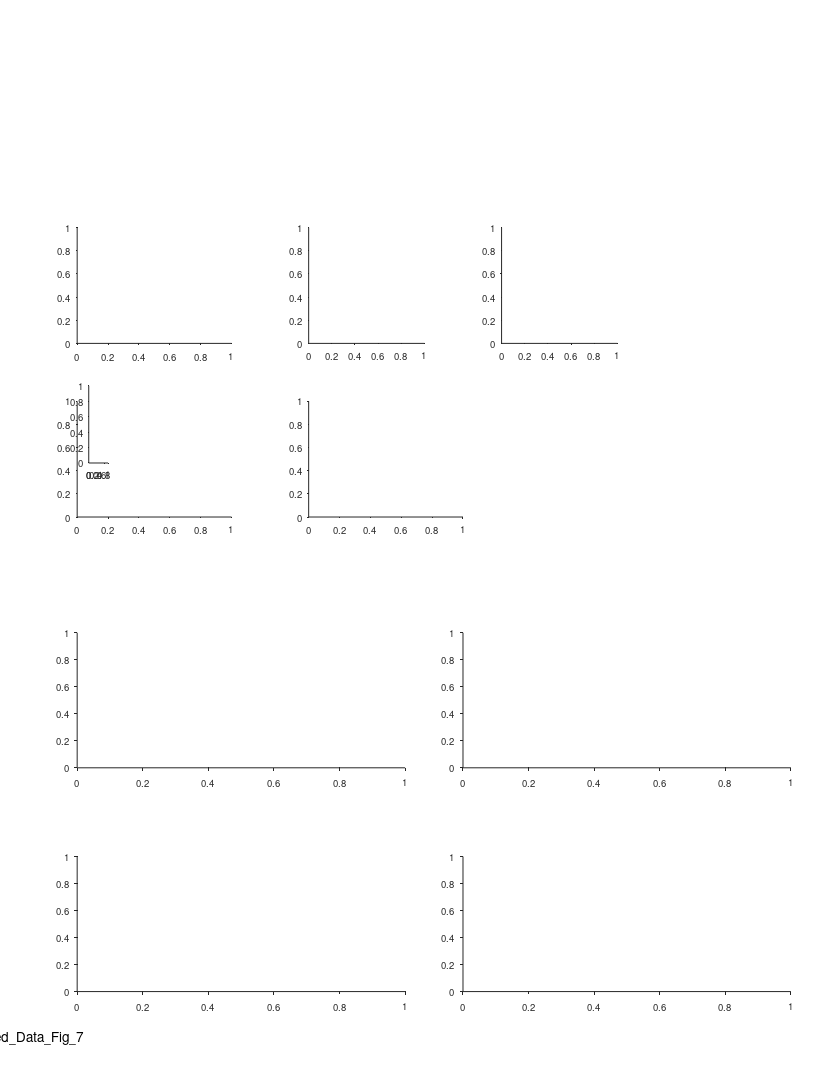

Write the MATLAB code that produced this figure. (Note: this script raises an error after producing the figure.)
%% Replay - Fig supp 7 - reverse/forward + future+past + takeoff/landing/midair + ball1/ball2
%%
clear 
clc
close all

%% data options 
params_opt = 11; % decoding opt 
% params_opt = 21; % decoding opt (random walk = fixed speed)

%% plotting options

%% graphics params
TakeLandCategoriesOrder = {
    'Takeoff'
    'Mid-air'
    'Landing'};
ForRevCategoriesOrder = {
    'Forward'
    'Reverse'};
PastFutureCategoriesOrder = {
    'Past'
    'Future'};

hist_style = 'stairs';
% hist_style = 'bar';
switch hist_style 
    case 'stairs'
        hist_color_prop = 'EdgeColor';
    case 'bar'
        hist_color_prop = 'FaceColor';
end


%% define output files
res_dir =  'L:\paper_replay\figures';
mkdir(res_dir)
fig_name_str = 'Extended_Data_Fig_7';
fig_caption_str = ' ';
log_name_str = [fig_name_str '_log_file' '.txt'];
log_name_str = strrep(log_name_str , ':', '-');
log_name_str = strrep(log_name_str , ' ', '_');
log_name_out = fullfile(res_dir, log_name_str);

%% open log file
diary off
diary(log_name_out)
diary on
disp('Log file');
disp(['created: ', datestr(clock)]);
disp('======================================================');
disp([fig_name_str ':' fig_caption_str]);   
disp('======================================================');
disp('');

%% create figure
% figure_size_cm = [21.0 29.7]; % ~A4
figure_size_cm = [21.6 27.9]; % ~US letter
close all
fig = figure;
% Some WYSIWYG options:
set(gcf,'DefaultAxesFontSize',7);
set(gcf,'DefaultAxesFontName','helvetica');
set(gcf,'DefaultAxesUnits','centimeters');
set(gcf,'PaperType','usletter')
% set(gcf,'PaperType','<custom>');
set(gcf,'PaperUnits','centimeters','PaperPosition',[0 0 figure_size_cm]);
set(gcf,'PaperOrientation','portrait');
set(gcf,'Units','centimeters','Position',get(gcf,'paperPosition')+[0 0 0 0]); % position on screen...
set(gcf, 'Renderer', 'painters');
% set(gcf, 'color', 'none');
set(groot, 'defaultAxesColor','None')
set(groot, 'defaultAxesTickDir', 'out');
set(groot,  'defaultAxesTickDirMode', 'manual');
annotation('textbox', [0.5 1 0 0], 'String',fig_name_str, 'HorizontalAlignment','center','Interpreter','none', 'FitBoxToText','on');

% create panels
clear panels
panels{1}(1) = axes('position', [2  19 4 3]);
panels{2}(1) = axes('position', [8  19 3 3]);
panels{3}(1) = axes('position', [13 19 3 3]);
panels{4}(1) = axes('position', [2 14.5 4 3]);
panels{4}(2) = axes('position', [2 14.5 .5 2]+[.3 1.4 0 0]);
panels{5}(1) = axes('position', [8 14.5 4 3]);

w = 8.5;
h = 3.5;
x = [2 12];
y = [8 2.2];
panels{6}(1,1) = axes('position', [x(1) y(1) w h]);
panels{6}(1,2) = axes('position', [x(2) y(1) w h]);
panels{6}(2,1) = axes('position', [x(1) y(2) w h]);
panels{6}(2,2) = axes('position', [x(2) y(2) w h]);

sdf = cellfun(@(x)x(:)', panels, 'UniformOutput', false);
sdf = [sdf{:}];
total_offset = [0 2.5];
for ii = 1:length(sdf)
    sdf(ii).Position([1 2]) = sdf(ii).Position([1 2]) + total_offset;
end

%% load data
if ~exist('events','var')

[exp_list,T] = decoding_get_inclusion_list();
T = T(exp_list,:);
clear exp_list
groupsummary(T,'bat_num')
if exist('bats_to_include','var')
    T = groupfilter(T,"bat_num",@(x)ismember(x,bats_to_include),'bat_num');
end
bats = unique(T.bat_num)

events = {};
for ii_exp = 1:height(T)
    % load exp data
    exp_ID = T.exp_ID{ii_exp};
    exp = exp_load_data(exp_ID,'details','rest');
    epoch_type = 'rest';
    [events_session, params] = decoding_load_events_quantification(exp_ID, epoch_type, params_opt, 'posterior');
    [~, TF] = decoding_apply_seq_inclusion_criteria([events_session.seq_model]);
    events_session(~TF) = [];
    if isempty(events_session)
        continue;
    end
    % assign resting ball num
    X = [exp.rest.events.start_ts];
    V = [exp.rest.events.ball_num];
    Xq = [events_session.peak_ts];
    [events_session.ball_num] = disperse( interp1(X, V, Xq, 'previous','extrap') );
    events{ii_exp} = events_session;
end
T.nEvents = cellfun(@length,events)';
sortrows( groupsummary(T,'bat_num',["median","mean","max","sum"],"nEvents"),"sum_nEvents", 'descend')
events = [events{:}];
seqs = [events.seq_model];
end

%% classify seq as forward / reverse 
gForRev = categorical([seqs.forward],[true false],{'Forward','Reverse'})';
gForRev = categorical(gForRev,ForRevCategoriesOrder);
nFor = sum(gForRev=='Forward');
nRev = sum(gForRev=='Reverse');
ForRev_binom_pval = myBinomTest(nFor,length(gForRev),0.5,'two');
disp('Comparing Forward vs. Reverse')
fprintf('Forward: n=%d, Reverse: n=%d, ratio=%.2g\n',nFor,nRev, nFor/nRev);
fprintf('Binomial test (two-sided), p=%.2g\n', ForRev_binom_pval);

%% classify seq as Takeoff / Landing (or non of them)
thr = 0.05;
gTakeLand = classify_replay_landing_takeoff_other(seqs,thr);
gTakeLand = categorical(gTakeLand,TakeLandCategoriesOrder);
nTakeoff = sum(gTakeLand=='Takeoff');
nLanding = sum(gTakeLand=='Landing');
nTakeoffLanding = nTakeoff + nLanding;
TakeLand_binom_pval = myBinomTest(nLanding,nTakeoffLanding,0.5,'two');
disp('Comparing Landing vs. takeoff')
fprintf('Landing: n=%d, Takeoff: n=%d, ratio=%.2g\n',nLanding,nTakeoff, nLanding/nTakeoff);
fprintf('Binomial test (two-sided), p=%.2g\n',TakeLand_binom_pval);

%% classify seq as (immediate) past / future
gPastFuture = categorical( ([events.ball_num] == 1 & [seqs.state_direction] == 1) | ...
                           ([events.ball_num] == 2 & [seqs.state_direction] == -1), ...
    [true false],{'Future','Past'})';
gPastFuture = categorical(gPastFuture,PastFutureCategoriesOrder);
nPast = sum(gPastFuture =='Past');
nFuture = sum(gPastFuture =='Future');
PastFuture_binom_pval = myBinomTest(nPast,length(gPastFuture),0.5,'two');
disp('Comparing (immediate) Past vs. Future')
fprintf('Past: n=%d, Future: n=%d, ratio=%.2g\n',nPast,nFuture, nPast/nFuture);
fprintf('Binomial test (two-sided), p=%.2g\n',PastFuture_binom_pval);


%% takeoff vs landing
axes(panels{1}(1))
cla
hold on
G = categorical(categories(gTakeLand));
gcounts = tabulate(gTakeLand);
counts = [gcounts{:,2}];
proportions = counts./sum(counts);
expectedProportion = [.05 .9 0.05];
p = myBinomTest(counts,sum(counts),expectedProportion,'two').*length(counts);
p(p==0)=realmin;
fprintf('\nboth balls: takeoff vs landing\n')
for ii = 1:length(p)
    fprintf('%s: P binom (two-sided) = %d\n',TakeLandCategoriesOrder{ii},p(ii));
end

xG = 1:length(G);
Y = proportions;
h=bar(xG,Y);
h.BarWidth = 0.75;
h.FaceColor = 0.5*[1 1 1];
hax=gca;
hax.XTick = xG;
hax.XTickLabel = TakeLandCategoriesOrder;
for ii = 1:length(G)
    x = ii+[-1 1].*h.BarWidth/2;
    y = expectedProportion(ii).*sum(Y);
    line(x, [y, y], 'Color', 'r', 'LineWidth', 2);
    x = ii;
    y = Y(ii)+0.001*max(Y);
%     text(x,y, "{\itP} < 10^{"+ceil(log10(p(ii)))+"}", horizontalAlignment = 'center',VerticalAlignment='bottom',FontSize=6);
    signifStr = genSignifStrAstricks(p(ii));
    str = {signifStr;"{\itn} = " + counts(ii)};
    text(x,y, str, horizontalAlignment = 'center',VerticalAlignment='bottom',FontSize=8);
end
% xlabel('Replay speed (m/s)', 'Units','normalized', 'Position',[0.5 -0.12]);
ylabel('Fraction', 'Units','normalized', 'Position',[-0.18 .5]);
hax=gca;
hax.TickLength(1) = [0.025];
hax.XRuler.TickLabelGapOffset = -1;
hax.YRuler.TickLabelGapOffset = 0;
hax.XLim = [min(xG) max(xG)] + [-1 1].*0.5;


%% takeoff vs landing - separated by balls
% for ii_ball = 1:2
% axes(panels{4}(ii_ball))
% cla
% hold on
% 
% events_ball_IX = [events.ball_num] == ii_ball;
% gTakeLand_by_ball = gTakeLand(events_ball_IX);
% G = categorical(categories(gTakeLand_by_ball));
% gcounts = tabulate(gTakeLand_by_ball);
% counts = [gcounts{:,2}];
% proportions = counts./sum(counts);
% expectedProportion = [.05 .9 0.05];
% expectedCounts = expectedProportion .* sum(counts);
% p = myBinomTest(counts,sum(counts),expectedProportion,'two').*length(counts);
% p(p==0)=realmin;
% xG = 1:length(G);
% 
% Y = proportions;
% h=bar(xG,Y);
% h.BarWidth = 0.75;
% h.FaceColor = 0.5*[1 1 1];
% hax=gca;
% hax.XTick = xG;
% hax.XTickLabel = TakeLandCategoriesOrder;
% for ii = 1:length(G)
%     x = ii+[-1 1].*h.BarWidth/2;
%     y = expectedProportion(ii).*sum(Y);
%     line(x, [y, y], 'Color', 'r', 'LineWidth', 2);
%     x = ii;
%     y = Y(ii)+0.001*max(Y);
% %     text(x,y, "{\itP} < 10^{"+ceil(log10(p(ii)))+"}", horizontalAlignment = 'center',VerticalAlignment='bottom',FontSize=6);
%     signifStr = genSignifStrAstricks(p(ii));
%     str = {signifStr;"{\itn} = " + counts(ii)};
%     text(x,y, str, horizontalAlignment = 'center',VerticalAlignment='bottom',FontSize=8);
% end
% % xlabel('Replay speed (m/s)', 'Units','normalized', 'Position',[0.5 -0.12]);
% ylabel('Fraction', 'Units','normalized', 'Position',[-0.2 .5]);
% hax=gca;
% hax.TickLength(1) = [0.025];
% hax.XRuler.TickLabelGapOffset = -1;
% hax.YRuler.TickLabelGapOffset = -1;
% hax.XLim = [min(xG) max(xG)] + [-1 1].*0.5;
% 
% end


%% Forward vs Reverse
axes(panels{3}(1))
cla
hold on
G = categorical(categories(gForRev));
gcounts = tabulate(gForRev);
counts = [gcounts{:,2}];
proportions = counts./sum(counts);
expectedProportion = [.5 .5];
expectedCounts = expectedProportion .* sum(counts);
p = myBinomTest(counts,sum(counts),expectedProportion,'two').*length(counts);
p(p==0)=realmin;
fprintf('\nboth balls: Forward vs Reverse\n')
for ii = 1:length(p)
    fprintf('%s: P binom (two-sided) = %d\n',ForRevCategoriesOrder{ii},p(ii));
end

xG = 1:length(G);
Y = proportions;
h=bar(xG,Y);
h.BarWidth = 0.75;
h.FaceColor = 0.5*[1 1 1];
hax=gca;
hax.XTick = xG;
hax.XTickLabel = ForRevCategoriesOrder;
for ii = 1:length(G)
    x = ii+[-1 1].*h.BarWidth/2;
    y = expectedProportion(ii).*sum(Y);
    line(x, [y, y], 'Color', 'r', 'LineWidth', 2);
    x = ii;
    y = Y(ii)+0.03*max(Y);
%     text(x,y, "{\itP} < 10^{"+ceil(log10(p(ii)))+"}", horizontalAlignment = 'center',VerticalAlignment='bottom',FontSize=6);
    signifStr = genSignifStrAstricks(p(ii));
    str = {signifStr;"{\itn} = " + counts(ii)};
    text(x,y, str, horizontalAlignment = 'center',VerticalAlignment='bottom',FontSize=8);
end
% xlabel('Replay speed (m/s)', 'Units','normalized', 'Position',[0.5 -0.12]);
ylabel('Fraction', 'Units','normalized', 'Position',[-0.2 .5]);
hax=gca;
hax.TickLength(1) = [0.025];
hax.XRuler.TickLabelGapOffset = -1;
hax.YRuler.TickLabelGapOffset = 0;
hax.XLim = [min(xG) max(xG)] + [-1 1].*0.5;
hax.YLim = [0 0.7];


%% Forward vs Reverse - separated by balls
% for ii_ball = 1:2
% axes(panels{5}(ii_ball))
% cla
% hold on
% 
% events_ball_IX = [events.ball_num] == ii_ball;
% gForRev_by_ball = gForRev(events_ball_IX);
% G = categorical(categories(gForRev_by_ball));
% gcounts = tabulate(gForRev_by_ball);
% counts = [gcounts{:,2}];
% proportions = counts./sum(counts);
% expectedProportion = [.5 .5];
% expectedCounts = expectedProportion .* sum(counts);
% p = myBinomTest(counts,sum(counts),expectedProportion,'two').*length(counts);
% p(p==0)=realmin;
% xG = 1:length(G);
% 
% Y = proportions;
% h=bar(xG,Y);
% h.BarWidth = 0.75;
% h.FaceColor = 0.5*[1 1 1];
% hax=gca;
% hax.XTick = xG;
% hax.XTickLabel = ForRevCategoriesOrder;
% for ii = 1:length(G)
%     x = ii+[-1 1].*h.BarWidth/2;
%     y = expectedProportion(ii).*sum(Y);
%     line(x, [y, y], 'Color', 'r', 'LineWidth', 2);
%     x = ii;
%     y = Y(ii)+0.001*max(Y);
% %     text(x,y, "{\itP} < 10^{"+ceil(log10(p(ii)))+"}", horizontalAlignment = 'center',VerticalAlignment='bottom',FontSize=6);
%     signifStr = genSignifStrAstricks(p(ii));
%     str = {signifStr;"{\itn} = " + counts(ii)};
%     text(x,y, str, horizontalAlignment = 'center',VerticalAlignment='bottom',FontSize=8);
% end
% % xlabel('Replay speed (m/s)', 'Units','normalized', 'Position',[0.5 -0.12]);
% ylabel('Fraction', 'Units','normalized', 'Position',[-0.2 .5]);
% hax=gca;
% hax.TickLength(1) = [0.025];
% hax.XRuler.TickLabelGapOffset = -1;
% hax.YRuler.TickLabelGapOffset = -1;
% hax.XLim = [min(xG) max(xG)] + [-1 1].*0.5;
% hax.YLim = [0 0.7];
% 
% end



%% Future vs Past
axes(panels{2}(1))
cla
hold on
G = categorical(categories(gPastFuture));
gcounts = tabulate(gPastFuture);
counts = [gcounts{:,2}];
proportions = counts./sum(counts);
expectedProportion = [.5 .5];
expectedCounts = expectedProportion .* sum(counts);
p = myBinomTest(counts,sum(counts),expectedProportion,'two').*length(counts);
p(p==0)=realmin;
fprintf('\nboth balls: Future vs Past\n')
for ii = 1:length(p)
    fprintf('%s: P binom (two-sided) = %d\n',PastFutureCategoriesOrder{ii},p(ii));
end

xG = 1:length(G);
Y = proportions;
h=bar(xG,Y);
h.BarWidth = 0.75;
h.FaceColor = 0.5*[1 1 1];
hax=gca;
hax.XTick = xG;
hax.XTickLabel = PastFutureCategoriesOrder;
for ii = 1:length(G)
    x = ii+[-1 1].*h.BarWidth/2;
    y = expectedProportion(ii).*sum(Y);
    line(x, [y, y], 'Color', 'r', 'LineWidth', 2);
    x = ii;
    y = Y(ii)+0.1*max(Y);
%     text(x,y, "{\itP} < 10^{"+ceil(log10(p(ii)))+"}", horizontalAlignment = 'center',VerticalAlignment='bottom',FontSize=6);
    signifStr = genSignifStrAstricks(p(ii));
    str = {signifStr;"{\itn} = " + counts(ii)};
    text(x,y, str, horizontalAlignment = 'center',VerticalAlignment='bottom',FontSize=8);
end
% xlabel('Replay speed (m/s)', 'Units','normalized', 'Position',[0.5 -0.12]);
ylabel('Fraction', 'Units','normalized', 'Position',[-0.2 .5]);
hax=gca;
hax.TickLength(1) = [0.025];
hax.XRuler.TickLabelGapOffset = -1;
hax.YRuler.TickLabelGapOffset = 0;
hax.XLim = [min(xG) max(xG)] + [-1 1].*0.5;
hax.YLim = [0 0.7];

%% Future vs Past - separated by balls
% for ii_ball = 1:2
% axes(panels{6}(ii_ball))
% cla
% hold on
% 
% events_ball_IX = [events.ball_num] == ii_ball;
% gPastFuture_by_ball = gPastFuture(events_ball_IX);
% G = categorical(categories(gPastFuture_by_ball));
% gcounts = tabulate(gPastFuture_by_ball);
% counts = [gcounts{:,2}];
% proportions = counts./sum(counts);
% expectedProportion = [.5 .5];
% expectedCounts = expectedProportion .* sum(counts);
% p = myBinomTest(counts,sum(counts),expectedProportion,'two').*length(counts);
% p(p==0)=realmin;
% xG = 1:length(G);
% 
% Y = proportions;
% h=bar(xG,Y);
% h.BarWidth = 0.75;
% h.FaceColor = 0.5*[1 1 1];
% hax=gca;
% hax.XTick = xG;
% hax.XTickLabel = PastFutureCategoriesOrder;
% for ii = 1:length(G)
%     x = ii+[-1 1].*h.BarWidth/2;
%     y = expectedProportion(ii).*sum(Y);
%     line(x, [y, y], 'Color', 'r', 'LineWidth', 2);
%     x = ii;
%     y = Y(ii)+0.001*max(Y);
% %     text(x,y, "{\itP} < 10^{"+ceil(log10(p(ii)))+"}", horizontalAlignment = 'center',VerticalAlignment='bottom',FontSize=6);
%     signifStr = genSignifStrAstricks(p(ii));
%     str = {signifStr;"{\itn} = " + counts(ii)};
%     text(x,y, str, horizontalAlignment = 'center',VerticalAlignment='bottom',FontSize=8);
% end
% % xlabel('Replay speed (m/s)', 'Units','normalized', 'Position',[0.5 -0.12]);
% ylabel('Fraction', 'Units','normalized', 'Position',[-0.2 .5]);
% % text(1.6,0.5,"Ball "+ii_ball,'Units','normalized','FontSize',10,'HorizontalAlignment','center');
% hax=gca;
% hax.TickLength(1) = [0.025];
% hax.XRuler.TickLabelGapOffset = -1;
% hax.YRuler.TickLabelGapOffset = -1;
% hax.XLim = [min(xG) max(xG)] + [-1 1].*0.5;
% hax.YLim = [0 0.7];
% 
% end









%% Takeoff/Landing X Past/Future X Forward/Reverse
axes(panels{4}(1))
cla reset
hold on

% from fig 2  (start) ---------------
TakeLand_thr = 0.05;
g = gTakeLand .* gPastFuture;
[N,G] = histcounts(g);
N = reshape(N,2,3)';
G = reshape(G,2,3)';
takeoff_IX = find(all(contains(G,'Takeoff'),2));
midair_IX = find(all(contains(G,'Mid-air'),2));
landing_IX = find(all(contains(G,'Landing'),2));
new_order = [takeoff_IX midair_IX landing_IX];
N = N(new_order,:);
G = G(new_order,:);
N([1 3],:) = N([1 3],:)./TakeLand_thr;
N([2],:) = N([2],:)./(1-2*TakeLand_thr);
N = N ./ sum(N,"all");
% from fig 2  (end) ---------------

g = gTakeLand .* gPastFuture .*gForRev;
[N,G] = histcounts(g);
N = reshape(N,2,2,3);
G = reshape(G,2,2,3);
N = permute(N,[3 2 1]);
G = permute(G,[3 2 1]);
new_order = [takeoff_IX midair_IX landing_IX];  
N = N(new_order,:,:);
G = G(new_order,:,:);

N([1 3],:,:) = N([1 3],:,:)./TakeLand_thr;
N([2],  :,:) = N([2],  :,:)./(1-2*TakeLand_thr);
N = N ./ sum(N,"all");

w = 0.28;
x = linspace(0,1,3);
hs = (x(2)-x(1))*0.35;
clear hb1 hb2
hb1 = bar(x-hs/2,   squeeze(N(:,1,:)), w, 'stacked');
hb2 = bar(x+hs/2,   squeeze(N(:,2,:)), w, 'stacked');
hb1(1).FaceColor = 'flat';
hb1(2).FaceColor = 'flat';
hb2(1).FaceColor = 'flat';
hb2(2).FaceColor = 'flat';
hb1(1).CData = 0.00*[1 1 1];
hb1(2).CData = 0.35*[1 1 1];
hb2(1).CData = 0.85*[1 1 1];
hb2(2).CData = 1.00*[1 1 1];
% hb1(1).FaceColor = 0.0*[1 1 1];
% hb1(2).FaceColor = 0.0*[1 1 1];
% hb2(1).FaceColor = 1.0*[1 1 1];
% hb2(2).FaceColor = 1.0*[1 1 1];
% plot(hb1(1).XData+w/4.*[-1 1]',hb1(1).YData([1 1;2 2;3 3]'),'w','LineWidth',1.1);
% plot(hb2(1).XData+w/4.*[-1 1]',hb2(1).YData([1 1;2 2;3 3]'),'k','LineWidth',1.1);
% hb1(1).EdgeColor = 'w';
% hb1(2).EdgeColor = 'w';
% hb2(1).EdgeColor = 'k';
% hb2(2).EdgeColor = 'k';
xlim([0 1]+w.*[-1 1])
xticklabels(TakeLandCategoriesOrder)
ylabel('Fraction')

%% add legend 
clc
axes(panels{4}(2))
cla reset
hold on
axis off
axis ij

V = [.2 0; .2 .7; .8 .7; .8 0];
F = [1 2 3 4 1];
h=patch('Faces',F,'Vertices',V+[0 1]*1); h.FaceColor=[1 1 1]*.1;
h=patch('Faces',F,'Vertices',V+[0 1]*2); h.FaceColor=[1 1 1]*.3;
h=patch('Faces',F,'Vertices',V+[0 1]*3); h.FaceColor=[1 1 1]*.7;
h=patch('Faces',F,'Vertices',V+[0 1]*4); h.FaceColor=[1 1 1]*.9;

% x = [0.2 0.2 .8 .8];
% y = [0 .7 .7 0];
% h=patch('XData',x, 'YData', y+1, 'FaceColor','Flat')
% patch(x,y+1, 'r', 'FaceColor','Flat', 'CData',0.35*[1 1 1])
% patch(x,y+2, 'r', 'FaceColor','Flat', 'CData',0.35*[1 1 1])
% patch(x,y+3, 'r', 'FaceColor','Flat', 'CData',0.35*[1 1 1])
% patch(x,y+4, 'r', 'FaceColor','Flat', 'CData',0.35*[1 1 1])
% patch(x,y+2, 0.*[1 1 1])
% patch(x,y+3, 0.85*[1 1 1])
% patch(x,y+4, 1.0*[1 1 1])
x = 1.1;
y = [1:4]+0.35;
font_size = 7;
text(x,y(1),'Past forward','FontSize',font_size,'HorizontalAlignment','left','VerticalAlignment','middle')
text(x,y(2),'Past reverse','FontSize',font_size,'HorizontalAlignment','left','VerticalAlignment','middle')
text(x,y(3),'Future forward','FontSize',font_size,'HorizontalAlignment','left','VerticalAlignment','middle')
text(x,y(4),'Future reverse','FontSize',font_size,'HorizontalAlignment','left','VerticalAlignment','middle')
xlim([0 1])
ylim([0 5])

%% replay distance from current location
axes(panels{5}(1))
cla reset
hold on
gTakeLand = reordercats(gTakeLand,["Takeoff","Mid-air","Landing"]);
G = categories(gTakeLand);
for ii_g = 1:length(G)
    gcurr = G{ii_g};
    IX = gTakeLand==gcurr;
%     IX = IX & gForRev=="Forward";
%     IX = IX & gForRev=="Reverse";
    seqs_g = seqs(IX);
    events_g = events(IX);
    x = abs([seqs_g.middle_pos_norm] - interp1([1 2],[0 1],[events_g.rest_ball_num]));
    histogram(x,'BinWidth',0.05,'BinLimits',[0 1],'DisplayStyle','stairs','DisplayName',gcurr,'Normalization','probability');
end
xlim([0 1])
xticks([0 1])
legend('Box','off')
xlabel({'Distance of replay';'from current position (norm.)'},'units','normalized','position',[0.5 -.05])
ylabel('Prob.')








%% ========================================================================

%% plot replay start/end position histograms (per forward/reverse replays)
nbins = 100;
cmap = brewermap(100,'RdBu');
clrs = cmap([0.9 0.1].*size(cmap,1),:);
directions = [1 -1];
g = gForRev';
for ii_dir = 1:length(directions)
    seqs_dir_TF = [seqs.state_direction]==directions(ii_dir);

    axes(panels{6}(1,ii_dir))
    cla reset
    hold on
    x = [seqs.start_pos_norm];
    histogram(x(g=='Forward' & seqs_dir_TF),linspace(0,1,nbins+1),'Normalization','count',hist_color_prop,clrs(1,:),'DisplayStyle',hist_style);
    histogram(x(g=='Reverse' & seqs_dir_TF),linspace(0,1,nbins+1),'Normalization','count',hist_color_prop,clrs(2,:),'DisplayStyle',hist_style);
%     h=legend('Forward','Reverse');
%     h.Box='off';
    xlabel('Start position of replay (norm.)')
    ylabel('Counts')
    hax=gca;
    hax.XRuler.TickLabelGapOffset = -1;

    axes(panels{6}(2,ii_dir))
    cla
    hold on
    x = [seqs.end_pos_norm];
    histogram(x(g=='Forward' & seqs_dir_TF),linspace(0,1,nbins+1),'Normalization','count',hist_color_prop,clrs(1,:),'DisplayStyle',hist_style);
    histogram(x(g=='Reverse' & seqs_dir_TF),linspace(0,1,nbins+1),'Normalization','count',hist_color_prop,clrs(2,:),'DisplayStyle',hist_style);
    xlabel('End position of replay (norm.)')
    ylabel('Counts')
    hax=gca;
    hax.XRuler.TickLabelGapOffset = -1;
end

% set ylimits
panels{6}(1,1).YLim = [0 80];
panels{6}(2,1).YLim = [0 180];
panels{6}(1,2).YLim = [0 120];
panels{6}(2,2).YLim = [0 150];

for ii=1:numel(panels{6})
    pnl = panels{6}(ii); axes(pnl);
    text(0,-0.27*range(pnl.YLim),{'Resting';'ball 1'},'HorizontalAlignment','center','FontSize',8);
    text(1,-0.27*range(pnl.YLim),{'Resting';'ball 2'},'HorizontalAlignment','center','FontSize',8);
end

% pointers to takeoff/landing in the histogram (dir 1)
TL_fnt_sz = 7;
h=annotation('textarrow');
h.Parent=panels{6}(1,1);
h.X = 0.011*[1 1];
h.Y = 45+[0 -7];
h.String = '    Takeoffs';
h.FontSize = TL_fnt_sz; h.HeadLength = 4; h.HeadWidth = 4;

h=annotation('textarrow');
h.Parent=panels{6}(1,1);
h.X = 0.052*[1 1];
h.Y = 22+[0 -7];
h.String = {'           Reverse','           takeoffs'};
h.FontSize = TL_fnt_sz; h.HeadLength = 4; h.HeadWidth = 4;

h=annotation('textarrow');
h.Parent=panels{6}(1,1);
h.X = 0.92.*[1 1];
h.Y = 75+[0 -7];
h.String = {'Landings          '};
h.FontSize = TL_fnt_sz; h.HeadLength = 4; h.HeadWidth = 4;

h=annotation('textarrow');
h.Parent=panels{6}(1,1);
h.X = 0.985*[1 1];
h.Y = 70+[0 -7];
h.String = {'            Reverse';'            landings'};
h.FontSize = TL_fnt_sz; h.HeadLength = 4; h.HeadWidth = 4;

h=annotation('textarrow');
h.Parent=panels{6}(2,1);
h.X = 0.005*[1 1];
h.Y = 55+[0 -24];
h.String = {'     Reverse','     takeoffs'};
h.FontSize = TL_fnt_sz; h.HeadLength = 4; h.HeadWidth = 4;

h=annotation('textarrow');
h.Parent=panels{6}(2,1);
h.X = 0.05*[1 1];
h.Y = 35+[0 -15];
h.String = {'        Takeoffs'};
h.FontSize = TL_fnt_sz; h.HeadLength = 4; h.HeadWidth = 4;

h=annotation('textarrow');
h.Parent=panels{6}(2,1);
h.X = 0.985*[1 1];
h.Y = 180+[0 -12];
h.String = 'Landings';
h.FontSize = TL_fnt_sz; h.HeadLength = 4; h.HeadWidth = 4;

h=annotation('textarrow');
h.Parent=panels{6}(2,1);
h.X = 0.93*[1 1];
h.Y = 60+[0 -12];
h.String = {'Reverse          ','landings          '};
h.FontSize = TL_fnt_sz; h.HeadLength = 4; h.HeadWidth = 4;

% pointers to takeoff/landing in the histogram (dir 2)
h=annotation('textarrow');
h.Parent=panels{6}(1,2);
h.X = 0.015*[1 1];
h.Y = 110+[0 -12];
h.String = {'     Reverse','     landings'};
h.FontSize = TL_fnt_sz; h.HeadLength = 4; h.HeadWidth = 4;

h=annotation('textarrow');
h.Parent=panels{6}(1,2);
h.X = 0.06*[1 1];
h.Y = 65+[0 -12];
h.String = '          Landings';
h.FontSize = TL_fnt_sz; h.HeadLength = 4; h.HeadWidth = 4;

h=annotation('textarrow');
h.Parent=panels{6}(1,2);
h.X = 0.99*[1 1];
h.Y = 70+[0 -20];
h.String = '       Takeoffs';
h.FontSize = TL_fnt_sz; h.HeadLength = 4; h.HeadWidth = 4;

h=annotation('textarrow');
h.Parent=panels{6}(1,2);
h.Units='normalized';
h.X = 0.95+[0 0];
h.Y = 47+[0 -15];
h.String = {'Reverse          ','takeoffs          '};
h.FontSize = TL_fnt_sz; h.HeadLength = 4; h.HeadWidth = 4;

h=annotation('textarrow');
h.Parent=panels{6}(2,2);
h.X = 0.015*[1 1];
h.Y = 140+[0 -15];
h.String = '    Landings';
h.FontSize = TL_fnt_sz; h.HeadLength = 4; h.HeadWidth = 4;

h=annotation('textarrow');
h.Parent=panels{6}(2,2);
h.X = 0.07*[1 1];
h.Y = 65+[0 -15];
h.String = {'       Reverse','       landings'};
h.FontSize = TL_fnt_sz; h.HeadLength = 4; h.HeadWidth = 4;

h=annotation('textarrow');
h.Parent=panels{6}(2,2);
h.X = 0.99*[1 1];
h.Y = 60+[0 -20];
h.String = {'       Reverse','       takeoffs'};
h.FontSize = TL_fnt_sz; h.HeadLength = 4; h.HeadWidth = 4;

h=annotation('textarrow');
h.Parent=panels{6}(2,2);
h.Units='normalized';
h.X = 0.93+[0 0];
h.Y = 50+[0 -15];
h.String = {'Takeoffs         '};
h.FontSize = TL_fnt_sz; h.HeadLength = 4; h.HeadWidth = 4;

%% legend (dir 1)
pnl = panels{6}(1,1);
axes(pnl);
h=annotation('textarrow');
h.Units='centimeters';
h.X = pnl.Position(1) + pnl.Position(3).*[0.6 0.8];
h.Y = pnl.Position(2) + pnl.Position(4).*[1.1 1.1];
h.Text.HorizontalAlignment = 'right';
h.String = 'For map of direction  '; h.FontSize = 9;

h=annotation('textarrow');
h.Units='centimeters';
h.X = pnl.Position(1) + pnl.Position(3).*[0.6 0.7];
h.Y = pnl.Position(2) + pnl.Position(4).*[0.9 0.9];
h.Color = clrs(1,:); h.String = 'Forward  '; h.FontSize = 9;
h.HeadLength = 5; h.HeadWidth = 8;

h=annotation('textarrow');
h.Units='centimeters';
h.X = pnl.Position(1) + pnl.Position(3).*[0.7 0.6];
h.Y = pnl.Position(2) + pnl.Position(4).*[0.73 0.73];
h.Color = clrs(2,:);
h.Text.HorizontalAlignment = 'right';
h.String = 'Reverse           '; h.FontSize = 9;
h.HeadLength = 5; h.HeadWidth = 8;

%% legend (dir 2)
pnl = panels{6}(1,2);
axes(pnl);
h=annotation('textarrow');
h.Units='centimeters';
h.X = pnl.Position(1) + pnl.Position(3).*[0.8 0.6];
h.Y = pnl.Position(2) + pnl.Position(4).*[1.1 1.1];
h.Text.HorizontalAlignment = 'right';
h.String = 'For map of direction                    '; h.FontSize = 9;

h=annotation('textarrow');
h.Units='centimeters';
h.X = pnl.Position(1) + pnl.Position(3).*[0.7 0.6];
h.Y = pnl.Position(2) + pnl.Position(4).*[0.9 0.9];
h.Text.HorizontalAlignment = 'right';
h.Color = clrs(1,:); h.String = 'Forward           '; h.FontSize = 9;
h.HeadLength = 5; h.HeadWidth = 8;

h=annotation('textarrow');
h.Units='centimeters';
h.X = pnl.Position(1) + pnl.Position(3).*[0.6 0.7];
h.Y = pnl.Position(2) + pnl.Position(4).*[0.73 0.73];
h.Color = clrs(2,:);
h.String = 'Reverse  '; h.FontSize = 9;
h.HeadLength = 5; h.HeadWidth = 8;


%% ========================================================================



%% add panel letters
font_size = 11;
axes(panels{1}(1))
text(-0.3,1.1, 'a', 'Units','normalized','FontWeight','bold','FontSize',font_size);
axes(panels{2}(1))
text(-0.3,1.1, 'b', 'Units','normalized','FontWeight','bold','FontSize',font_size);
axes(panels{3}(1))
text(-0.3,1.1, 'c', 'Units','normalized','FontWeight','bold','FontSize',font_size);
axes(panels{4}(1))
text(-0.3,1.1, 'd', 'Units','normalized','FontWeight','bold','FontSize',font_size);
axes(panels{5}(1))
text(-0.3,1.1, 'e', 'Units','normalized','FontWeight','bold','FontSize',font_size);
axes(panels{6}(1,1))
text(-0.1,1.1, 'f', 'Units','normalized','FontWeight','bold','FontSize',font_size);
axes(panels{6}(2,1))
text(-0.1,1.1, 'g', 'Units','normalized','FontWeight','bold','FontSize',font_size);

%% add line titles
% axes(panels{1}(1))
% text(-0.7,0.5,{"Both landing","balls"},'Units','normalized','FontSize',10,'HorizontalAlignment','center');
% axes(panels{4}(1))
% text(-0.7,0.5,{"Ball 1"},'Units','normalized','FontSize',10,'HorizontalAlignment','center');
% axes(panels{4}(2))
% text(-0.7,0.5,{"Ball 2"},'Units','normalized','FontSize',10,'HorizontalAlignment','center');

%%
fig_name = sprintf('%s_decoding_opt_%d',fig_name_str, params_opt);
file_out = fullfile(res_dir, fig_name);
print(gcf, file_out, '-dpdf', '-cmyk', '-painters');
disp('figure saved!')


%%
function str = genSignifStrAstricks(pval)
if pval < 0.001
    str = '***';
elseif pval < 0.01
    str = '**';
elseif pval < 0.05
    str = '*';
else
    str = 'n.s.';
end
end
